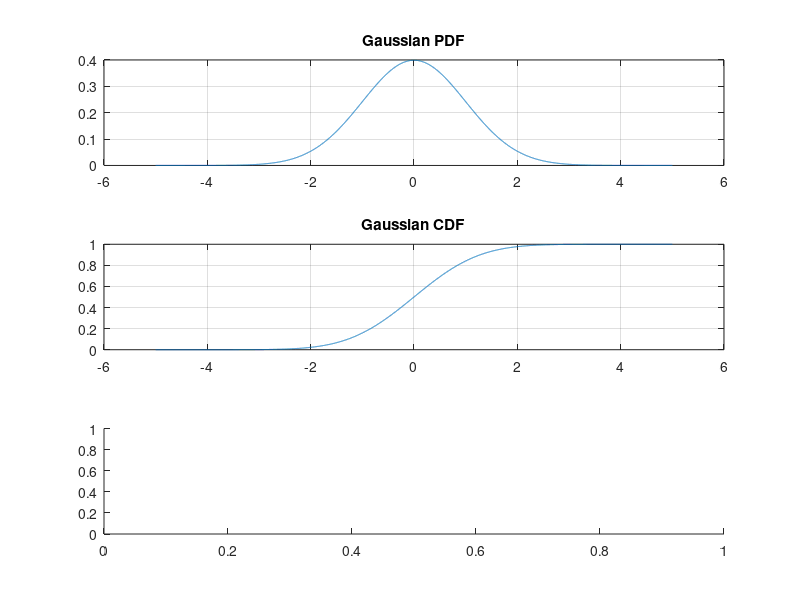

Write MATLAB code to recreate this figure. (Note: this script raises an error after producing the figure.)
close all
clc
clearvars

mu = 0;
v  = 1;
dx = 0.001;
x  = -5:dx:5;

% Get CDF
fx = (1 / (sqrt(2*pi) * v)) * exp(-0.5 * ((x - mu) / v).^2);
Fx = cumtrapz(fx) * dx;

% Get inverse CDF
N   = 100000;
y   = unifrnd(0,1,[N,1]);
Fxi = interp1(Fx, x, y, 'spline','extrap');

figure
subplot(3,1,1)
    plot(x, fx);
    grid on;
    title('Gaussian PDF');
subplot(3,1,2)
    plot(x, Fx)
    grid on
    title('Gaussian CDF');
subplot(3,1,3)
    histogram(Fxi);
    grid on
    title('Histogram after Inv. CDF Sampling');

